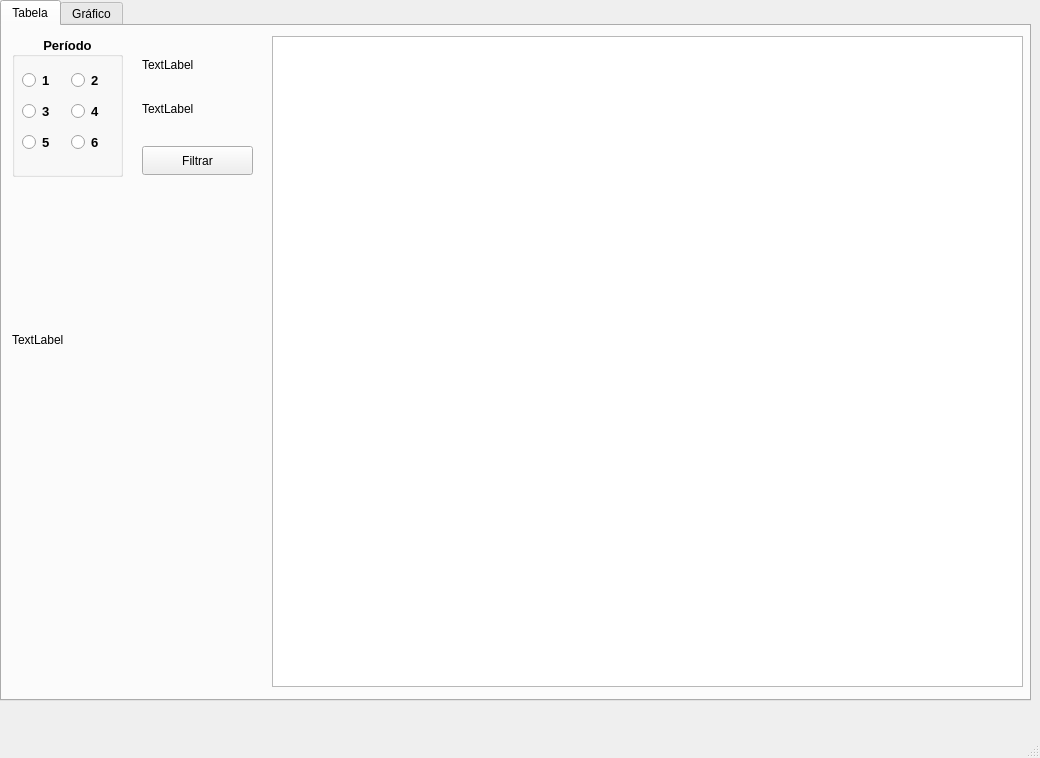
<?xml version="1.0" encoding="UTF-8"?>
<ui version="4.0">
 <class>pg_principal</class>
 <widget class="QMainWindow" name="pg_principal">
  <property name="geometry">
   <rect>
    <x>0</x>
    <y>0</y>
    <width>1040</width>
    <height>758</height>
   </rect>
  </property>
  <property name="windowTitle">
   <string>pg_principal</string>
  </property>
  <widget class="QWidget" name="centralwidget">
   <widget class="QTabWidget" name="tabWidget">
    <property name="geometry">
     <rect>
      <x>0</x>
      <y>0</y>
      <width>1031</width>
      <height>701</height>
     </rect>
    </property>
    <property name="currentIndex">
     <number>0</number>
    </property>
    <widget class="QWidget" name="tab">
     <attribute name="title">
      <string>Tabela</string>
     </attribute>
     <widget class="QTableWidget" name="tabela_notas">
      <property name="geometry">
       <rect>
        <x>270</x>
        <y>10</y>
        <width>751</width>
        <height>651</height>
       </rect>
      </property>
     </widget>
     <widget class="QGroupBox" name="groupBox">
      <property name="geometry">
       <rect>
        <x>10</x>
        <y>10</y>
        <width>111</width>
        <height>141</height>
       </rect>
      </property>
      <property name="font">
       <font>
        <family>Arial</family>
        <pointsize>10</pointsize>
        <italic>false</italic>
        <bold>true</bold>
        <stylestrategy>PreferDefault</stylestrategy>
        <kerning>true</kerning>
       </font>
      </property>
      <property name="cursor">
       <cursorShape>PointingHandCursor</cursorShape>
      </property>
      <property name="title">
       <string>Período</string>
      </property>
      <property name="alignment">
       <set>Qt::AlignmentFlag::AlignCenter</set>
      </property>
      <property name="checkable">
       <bool>false</bool>
      </property>
      <widget class="QWidget" name="layoutWidget">
       <property name="geometry">
        <rect>
         <x>10</x>
         <y>30</y>
         <width>91</width>
         <height>94</height>
        </rect>
       </property>
       <layout class="QVBoxLayout" name="verticalLayout">
        <item>
         <layout class="QHBoxLayout" name="horizontalLayout">
          <item>
           <widget class="QRadioButton" name="rb_1">
            <property name="text">
             <string>1</string>
            </property>
           </widget>
          </item>
          <item>
           <widget class="QRadioButton" name="rb_2">
            <property name="text">
             <string>2</string>
            </property>
           </widget>
          </item>
         </layout>
        </item>
        <item>
         <layout class="QHBoxLayout" name="horizontalLayout_2">
          <item>
           <widget class="QRadioButton" name="rb_3">
            <property name="text">
             <string>3</string>
            </property>
           </widget>
          </item>
          <item>
           <widget class="QRadioButton" name="rb_4">
            <property name="text">
             <string>4</string>
            </property>
           </widget>
          </item>
         </layout>
        </item>
        <item>
         <layout class="QHBoxLayout" name="horizontalLayout_3">
          <item>
           <widget class="QRadioButton" name="rb_5">
            <property name="text">
             <string>5</string>
            </property>
           </widget>
          </item>
          <item>
           <widget class="QRadioButton" name="rb_6">
            <property name="text">
             <string>6</string>
            </property>
           </widget>
          </item>
         </layout>
        </item>
       </layout>
      </widget>
     </widget>
     <widget class="QWidget" name="layoutWidget">
      <property name="geometry">
       <rect>
        <x>140</x>
        <y>20</y>
        <width>121</width>
        <height>81</height>
       </rect>
      </property>
      <layout class="QVBoxLayout" name="verticalLayout_2">
       <item>
        <widget class="QLabel" name="data">
         <property name="text">
          <string>TextLabel</string>
         </property>
        </widget>
       </item>
       <item>
        <widget class="QLabel" name="hora">
         <property name="text">
          <string>TextLabel</string>
         </property>
        </widget>
       </item>
      </layout>
     </widget>
     <widget class="QPushButton" name="btn_filtrar">
      <property name="geometry">
       <rect>
        <x>140</x>
        <y>120</y>
        <width>111</width>
        <height>29</height>
       </rect>
      </property>
      <property name="text">
       <string>Filtrar</string>
      </property>
     </widget>
     <widget class="QLabel" name="conexao_status">
      <property name="geometry">
       <rect>
        <x>10</x>
        <y>300</y>
        <width>219</width>
        <height>28</height>
       </rect>
      </property>
      <property name="text">
       <string>TextLabel</string>
      </property>
     </widget>
    </widget>
    <widget class="QWidget" name="tab_2">
     <attribute name="title">
      <string>Gráfico</string>
     </attribute>
    </widget>
   </widget>
  </widget>
  <widget class="QMenuBar" name="menubar">
   <property name="geometry">
    <rect>
     <x>0</x>
     <y>0</y>
     <width>1040</width>
     <height>26</height>
    </rect>
   </property>
  </widget>
  <widget class="QStatusBar" name="statusbar"/>
 </widget>
 <resources/>
 <connections/>
</ui>
